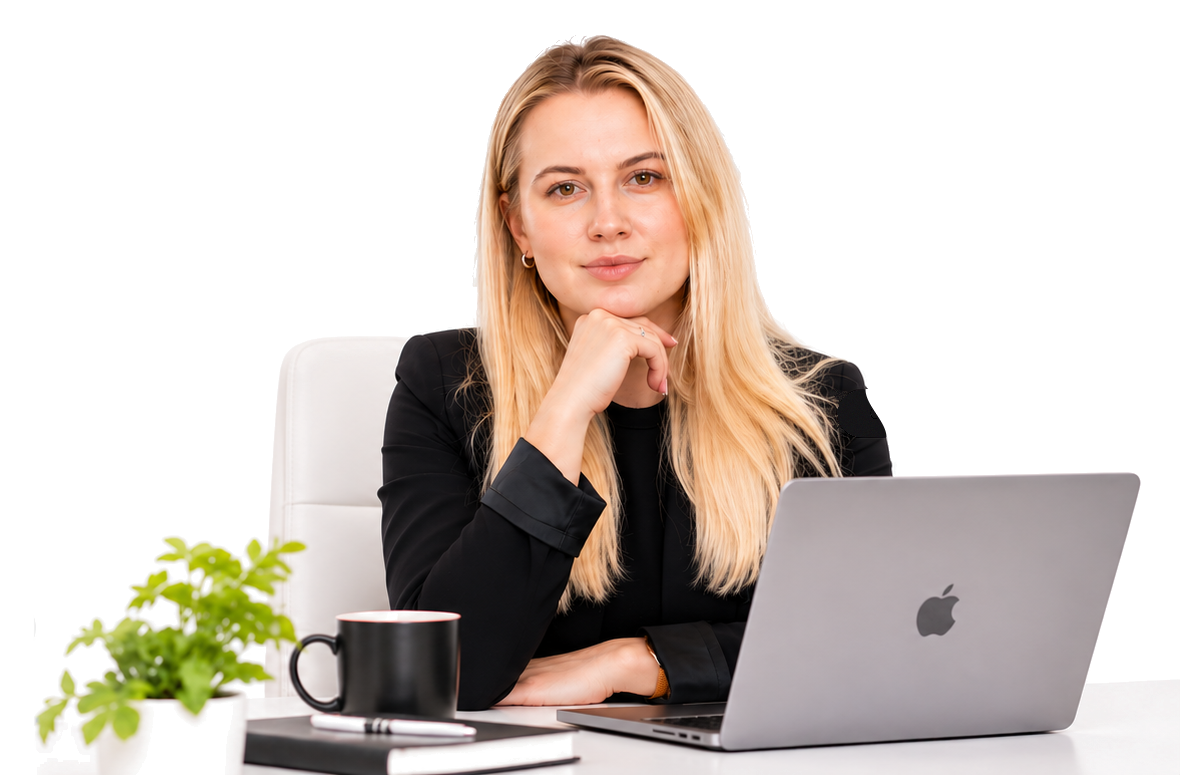
#> input picture design-source/hero-desk.png, 1180 x 775 px
$ python make_ai.py ../hero-desk.png ../olesia-portrait-source.png
#> lines starting #> are read from the running program, lines starting #| are printed output that depends on the picture
"""Build the hero images: clean desk photo (two sizes) + aligned 'AI side' layer."""
import sys
import numpy as np, cv2
from PIL import Image, ImageDraw, ImageFont, ImageFilter
from scipy.spatial import Delaunay

SRC, OUT = sys.argv[1], sys.argv[2]
SCALE = 1.55
rgba = np.array(Image.open(SRC).convert('RGBA')).astype(np.float32)
h0, w0 = rgba.shape[:2]
#> h0 = 775; w0 = 1180
W, H = int(round(w0 * SCALE)), int(round(h0 * SCALE))
#> W = 1829; H = 1201

def up(img):
    return cv2.resize(img, (W, H), interpolation=cv2.INTER_LANCZOS4)

# --- upscale the clean photo (premultiplied, to avoid fringes) ---
a0 = rgba[..., 3:] / 255
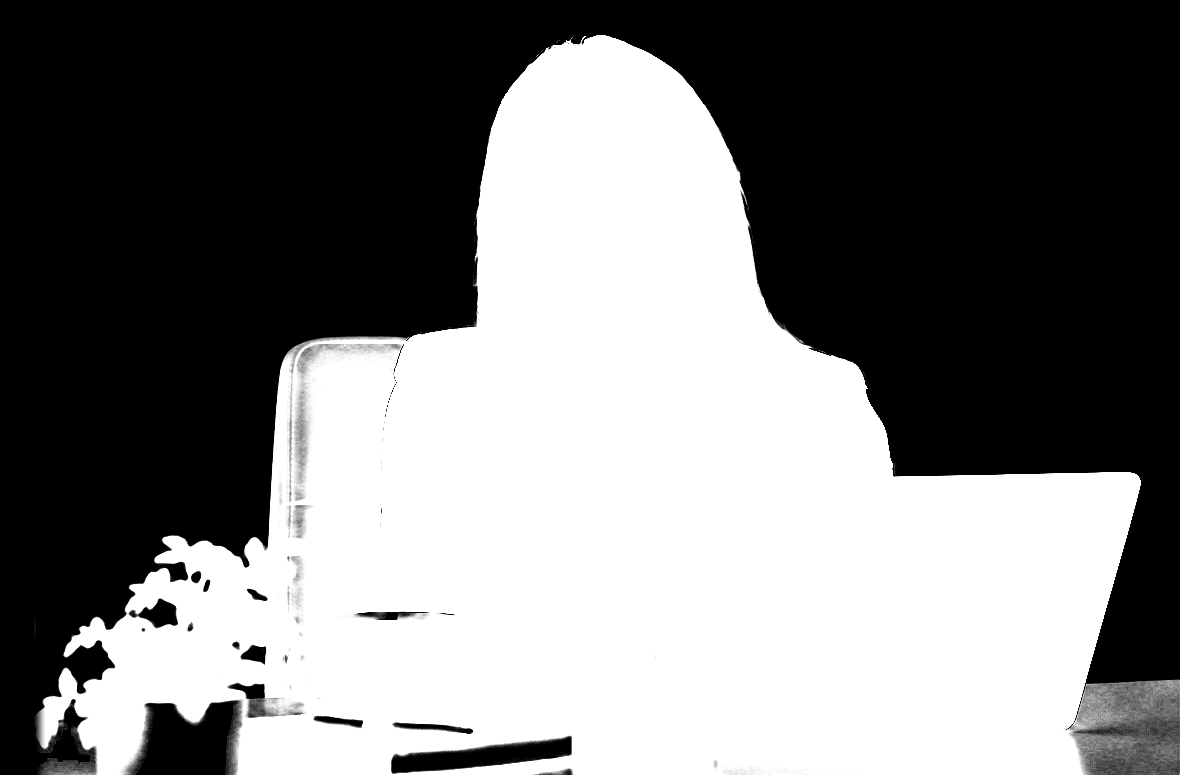
#> a0: shape (775, 1180, 1) float32; min 0, max 1, mean 0.472
pm = up(rgba[..., :3] * a0)
#> in up, `return cv2.resize(img, (W, H), interpolation=cv2.INTER_LANCZOS4)`:
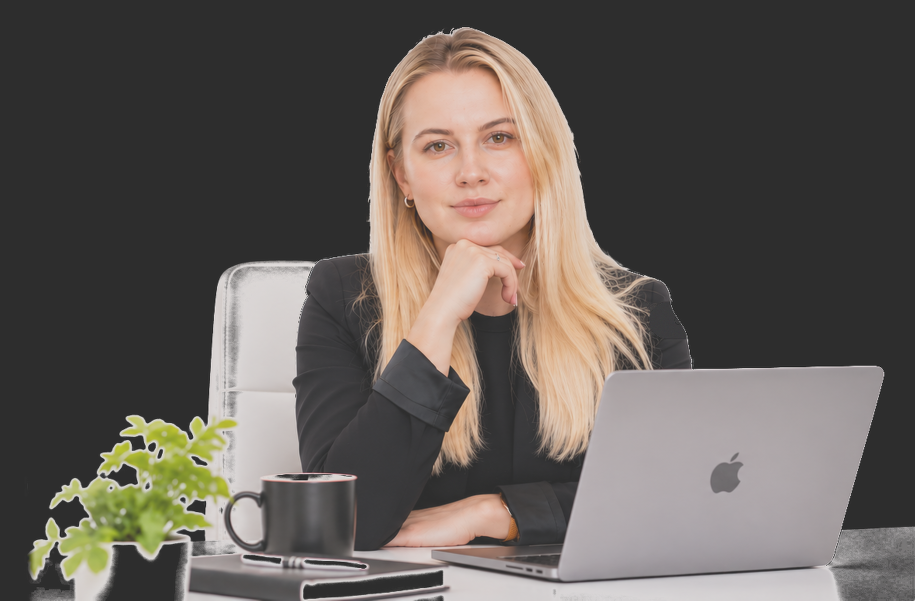
#> returned value: shape (1201, 1829, 3) float32 (shown at 1/2 size); mean of channels 0, 1, 2 74.7, 65.7, 58.7; drawn with min black and max white
a = np.clip(up(a0[..., 0]), 0, 1)
#> in up (call 2), `return cv2.resize(img, (W, H), interpolation=cv2.INTER_LANCZOS4)`:
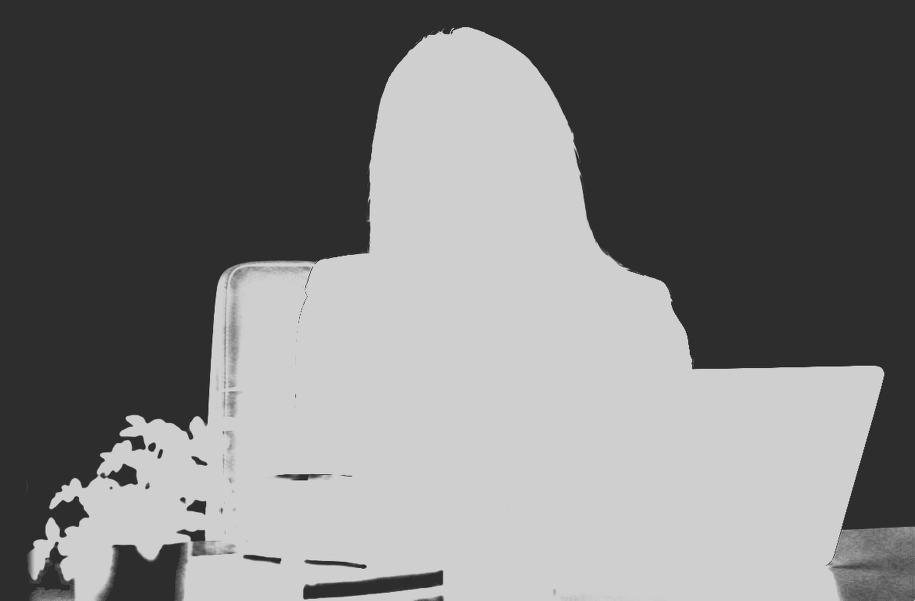
#> returned value: shape (1201, 1829) float32 (shown at 1/2 size); min -0.277, max 1.29, mean 0.472; drawn with min black and max white
col = np.where(a[..., None] > 1e-3, pm / np.maximum(a[..., None], 1e-3), 255)
col = np.clip(col, 0, 255)
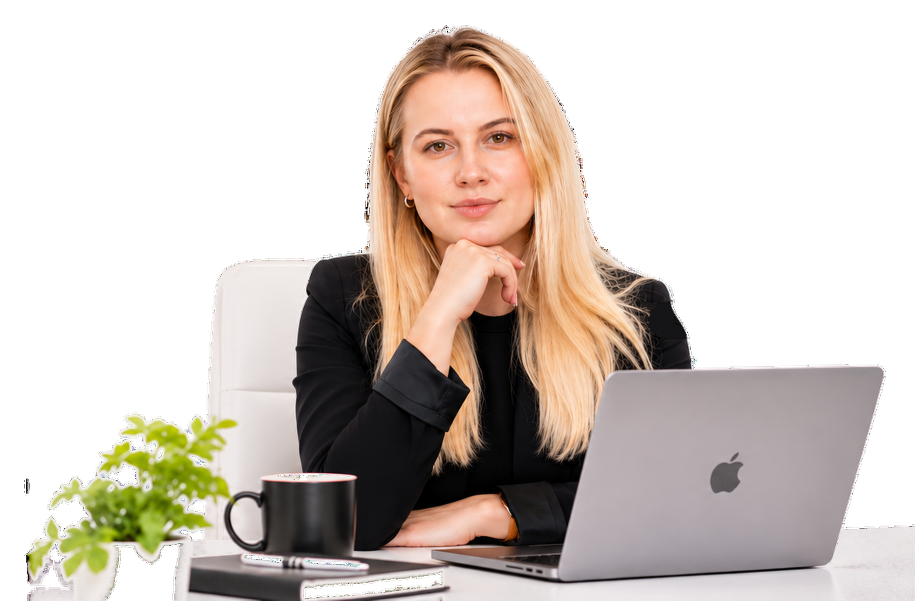
#> col: shape (1201, 1829, 3) float32 (shown at 1/2 size); mean R, G, B 209.1, 199.7, 192.8
# gentle sharpening after upscale
blur = cv2.GaussianBlur(col, (0, 0), 1.2)
col = np.clip(col + (col - blur) * 0.45, 0, 255)
clean = np.dstack([col, a * 255]).astype(np.uint8)
Image.fromarray(clean, 'RGBA').save(f'{OUT}/hero-desk.webp', quality=90, method=6)
#> (the run stopped early here; a loop or call above may not have finished)
